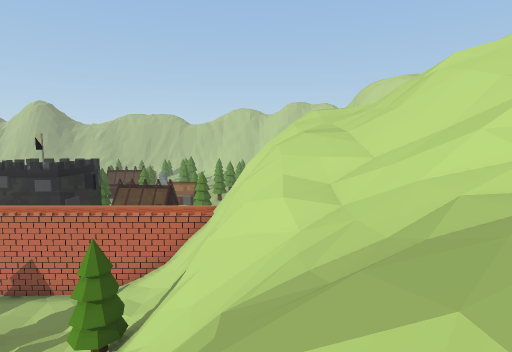
view 1 (above)

24 first-person views from a walk through a scene from a Unity 3-D project. The camera is 1.4 m above the floor, tilts 6° down and sees 80° across. The floor is counted in squares, 2 m on a side. Each view is taken from the middle of a square. On the plan, view 1 faces up. The plan holds only what a view shows up to about 10 squares ahead; the rest is blank. The place goes on beyond the plan.

view 2
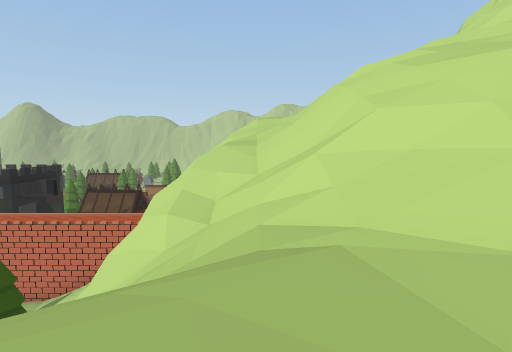

view 3
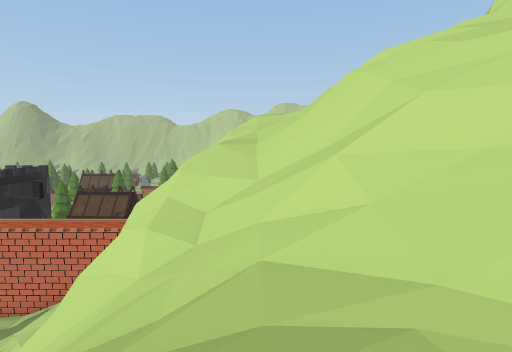

view 4
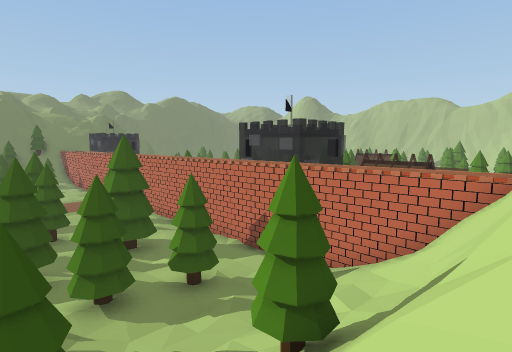

view 5
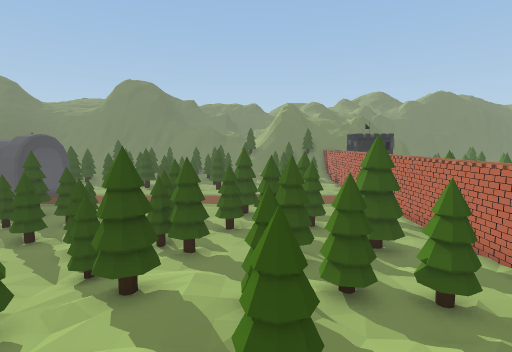

view 6
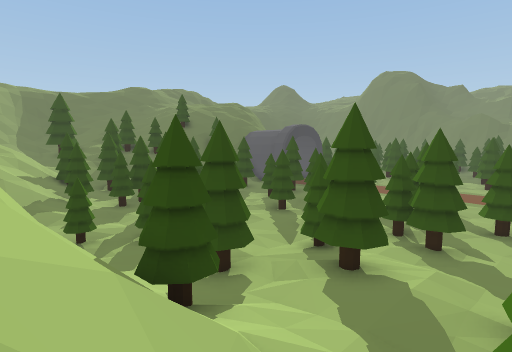

view 7
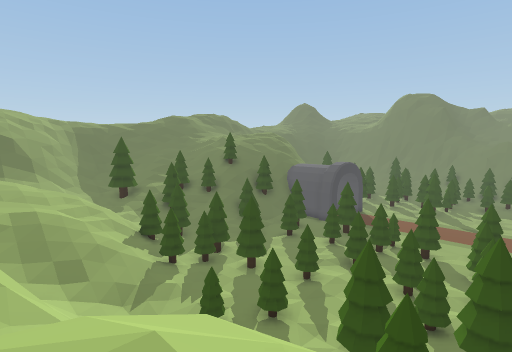

view 8
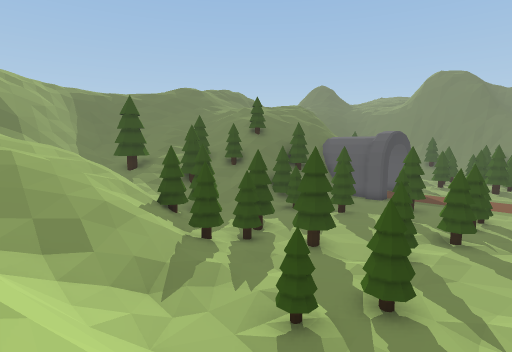

view 9
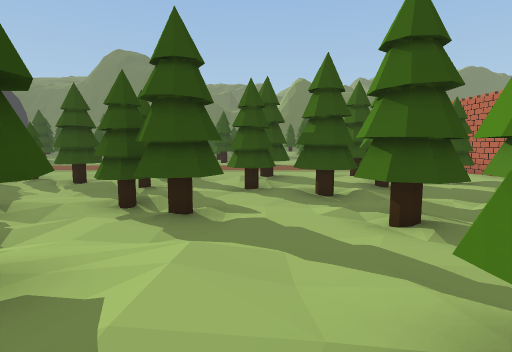

view 10
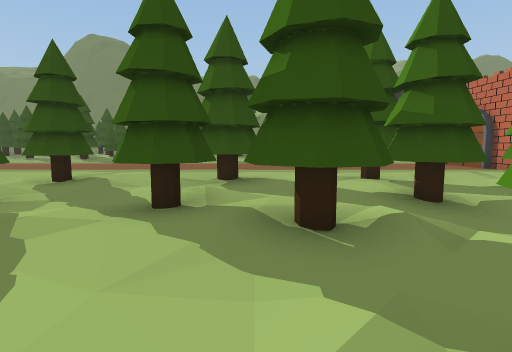

view 11
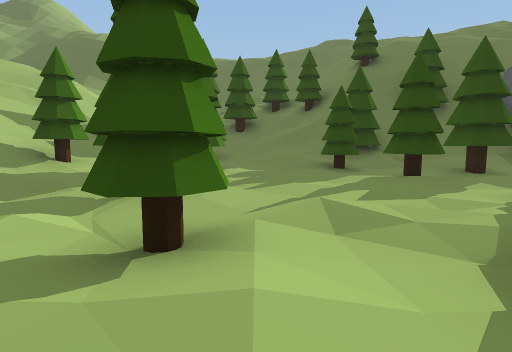

view 12
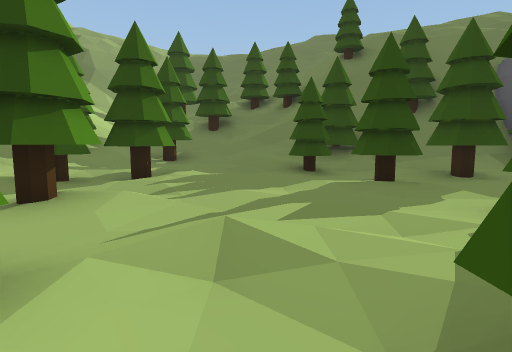

view 13
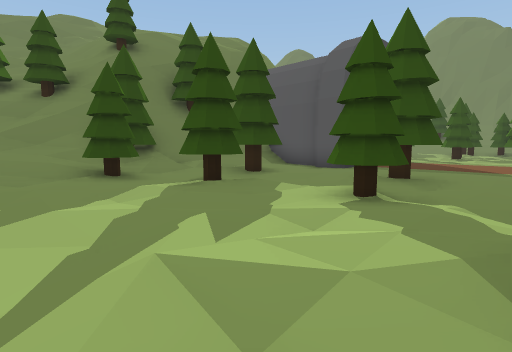

view 14
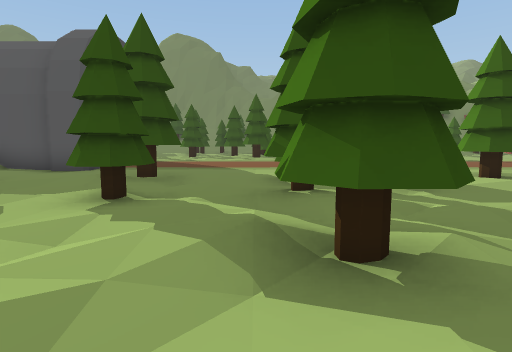

view 15
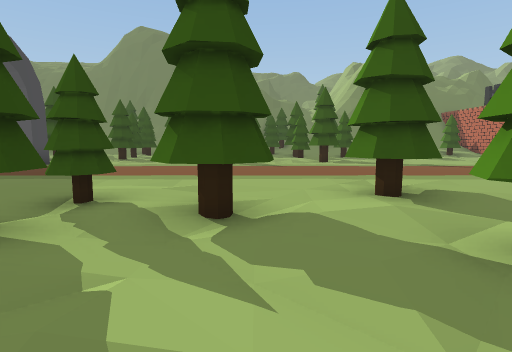

view 16
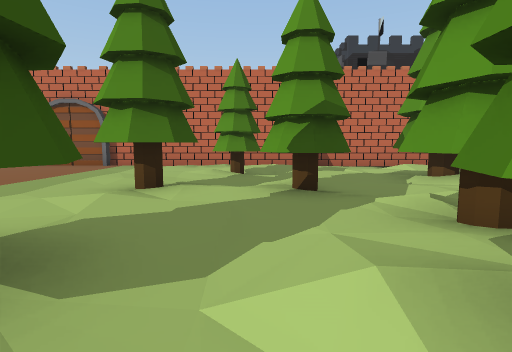

view 17
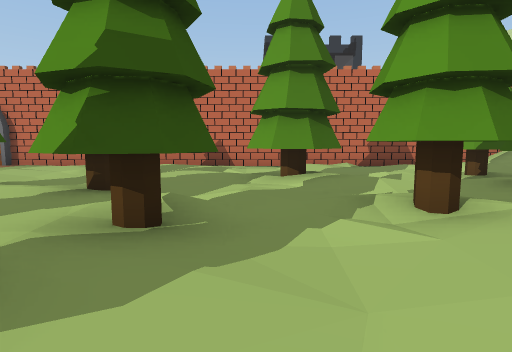

view 18
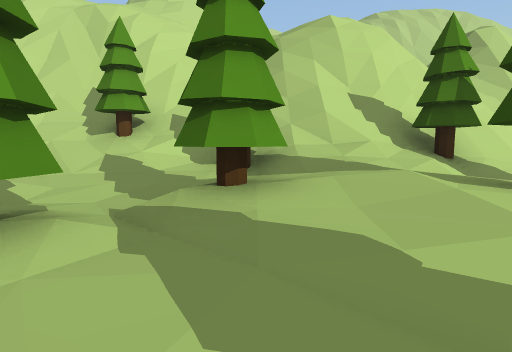

view 19
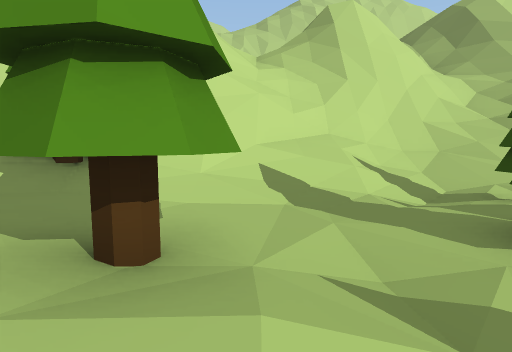

view 20
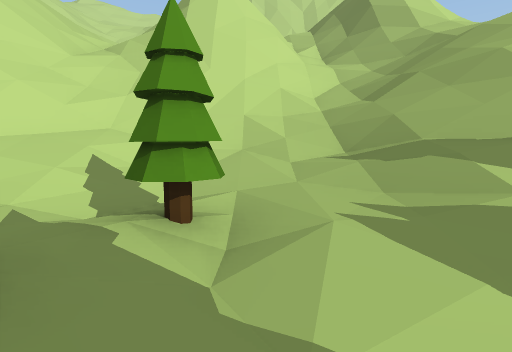

view 21
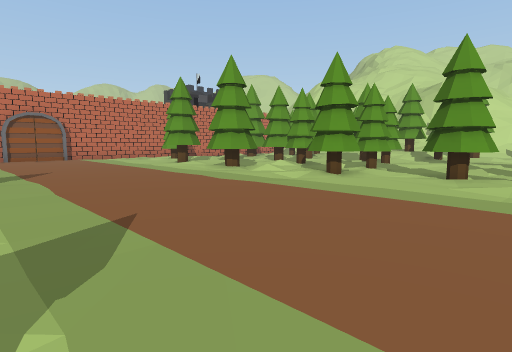

view 22
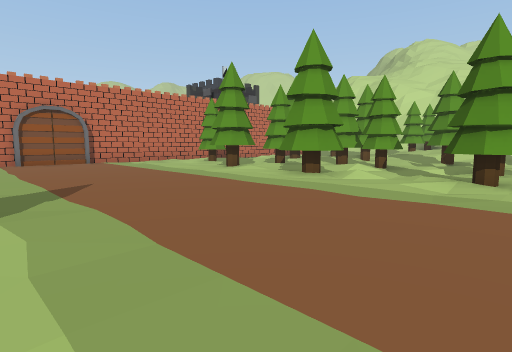

view 23
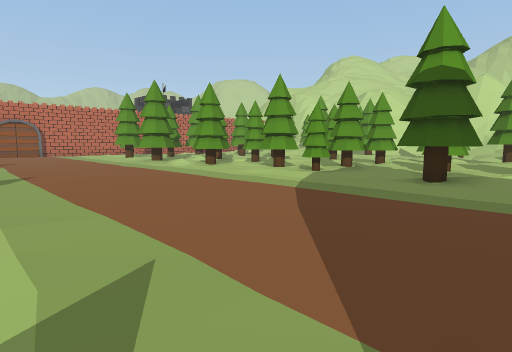

view 24
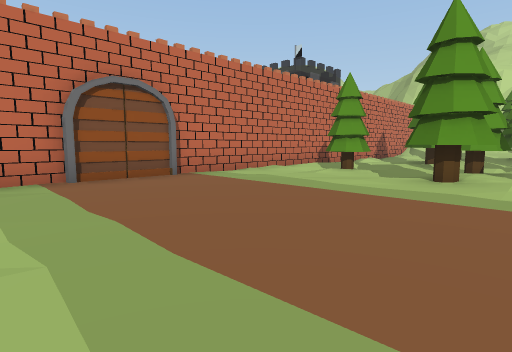

### Floor plan
Key: @ floor where view 1 was taken; # wall or solid block; x gap in a wall; . main floor; : floor 0.75 m higher than the main floor; + floor 1.5 m higher than the main floor; * floor 9.5 m higher than the main floor; % floor 10.25 m higher than the main floor; & floor 12.75 m higher than the main floor; $ floor 16 m higher than the main floor; / step, stairs or slope; = window, fence, low wall or low ledge; v drop or lower ground; T tree; O other object.
Columns run from 23 left of view 1 to 8 right of it. Each row starts with its distance up from view 1.
 11  #OO################## x=/
 10  .##.............:///# v//&
  9 ..................://# v///
  8 .......TT...T...T.///# v///   //
  7 ...........TT..TT/://#v//////$//
  6 ......TT.T..T:..:.:/T#v////////
  5 ......TTTT.....T::://#x=//#///
  4 ..........T.TT.:/::/ ////////
  3 ......TT..T...:/T:TT //=/////
  2 ......TT.TT.../:++//=#=/////
  1 ............TT/:+++=##v/%%%
  0 ...........TT.:TT:/T##v@%%
 -1 ......TT.T.T..T:/::T##=///
 -2 ............T.T.TT.// =///
 -3 .......TT...T...:T./==////
 -4 ........T........../////==
 -5 .......TTT.T.....T.///####
 -6 ...........T..T..T.T//####
 -7 ...................////##*
 -8 ......TT.T.....T...:////##/
 -9 .......T......TT.///=/////=
-10 .........TT......://////=###
-11      #.TT.T...TTTTT//////##
-12     /..TT..T..TT:////////=
-13     ///////T/.../T/=///
-14     /##//TT//..T/T/////

Where each view was taken, in squares from view 1:
view 1: 0 up, 0 right, facing up
view 2: 0 up, 2 right, facing up
view 3: 1 up, 2 right, facing up
view 4: 3 up, 1 left, facing up-left
view 5: 3 up, 1 left, facing left
view 6: 3 up, 2 left, facing down-left
view 7: 1 up, 1 right, facing down-left
view 8: 3 down, 0 right, facing down-left
view 9: 2 up, 6 left, facing left
view 10: 3 up, 10 left, facing left
view 11: 4 down, 10 left, facing down
view 12: 5 down, 11 left, facing down
view 13: 6 down, 10 left, facing down-left
view 14: 6 down, 10 left, facing left
view 15: 3 down, 12 left, facing left
view 16: 1 up, 15 left, facing up
view 17: 1 up, 12 left, facing up
view 18: 3 up, 10 left, facing right
view 19: 3 down, 8 left, facing right
view 20: 7 down, 7 left, facing right
view 21: 5 down, 23 left, facing up-right
view 22: 2 down, 23 left, facing up-right
view 23: 10 down, 23 left, facing up-right
view 24: 4 up, 23 left, facing up-right
